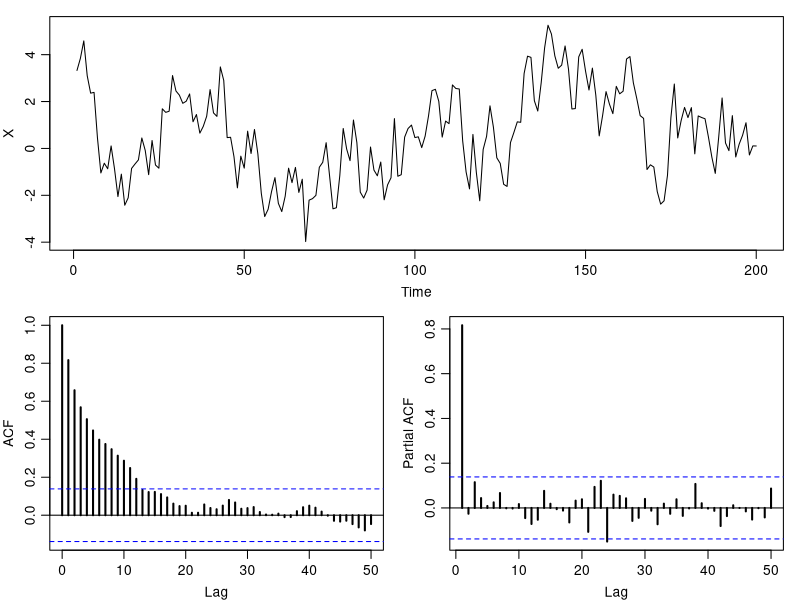
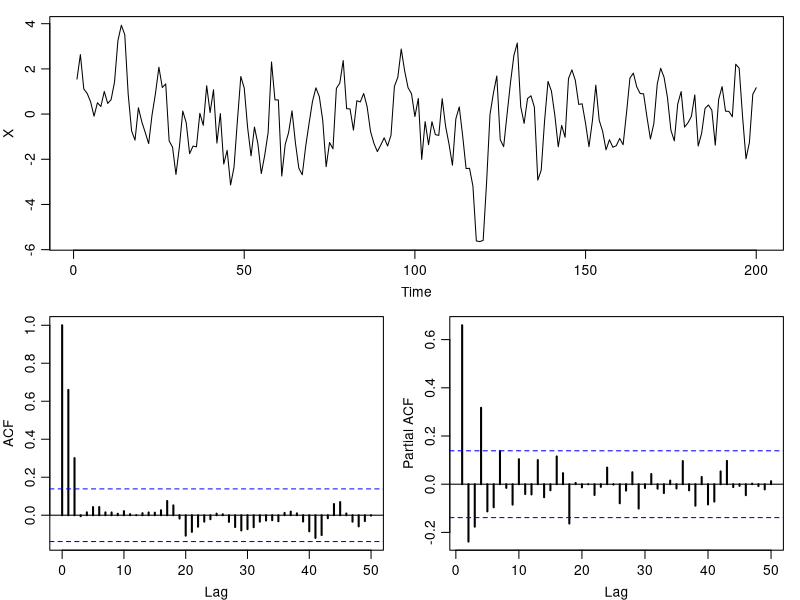
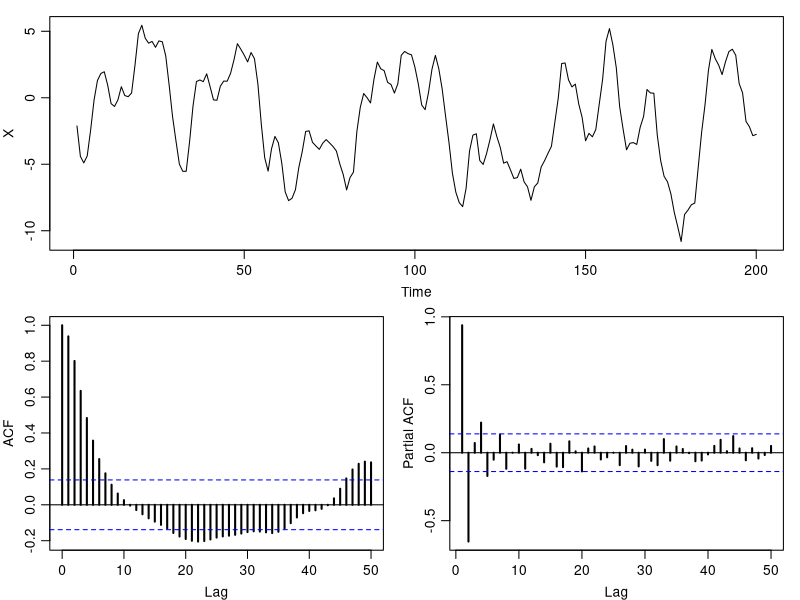
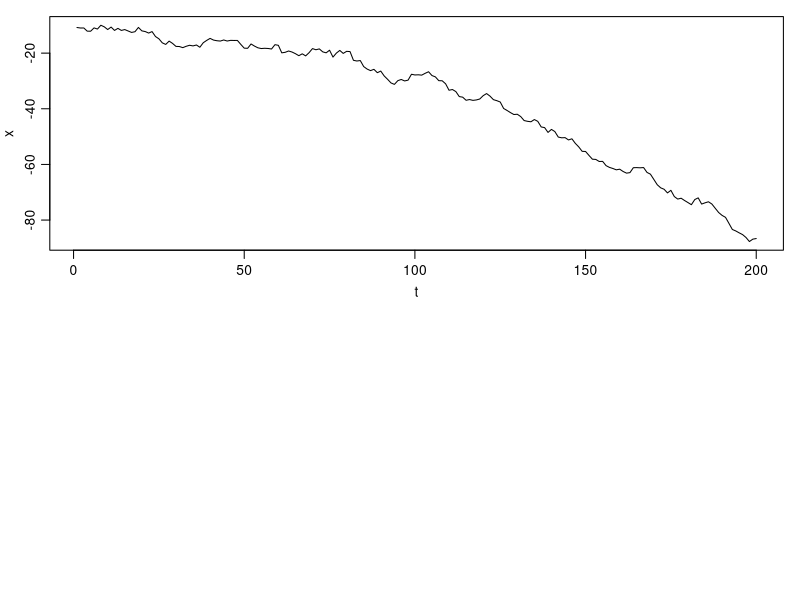

R code for these plots, in order:



## ---------------------------------------------------------------------------------------
# Write an ARMA simulation
n <- 200
y <- numeric(n)
# AR1: 
# (1 - phi1 * B) * Y_t = eps_t
# 



## ---------------------------------------------------------------------------------------
# Function for plot
plotit <- function(x){
  layout(rbind(1,2:3))
  par(mar=c(3,3,1,1), mgp=c(2, 0.7,0))
  plot(x, ylab="X")
  acf(x, lag.max=50, lwd=2)
  pacf(x, lag.max=50, lwd=2)
}


## ---------------------------------------------------------------------------------------
# AR(1)
n <- 200
plotit( arima.sim(model=list(ar=c(0.8)), n=n) )


## ---------------------------------------------------------------------------------------
# MA(2)
plotit( arima.sim(list(ma=c(0.9, 0.8)), n) )


## ---------------------------------------------------------------------------------------
# arma(1,2)
plotit( arima.sim(list(ar=c(0.8),ma=c(0.9, 0.8)), n) )


## ---------------------------------------------------------------------------------------
# A simulation function for ARMA simulation, use model as arima.sim, i.e. flip sign of phi (into ar) coefficients
sim <- function(model, n, nburnin=100){
  n <- n + nburnin
  # Take the ar and ma part
  ar <- model$ar
  ma <- model$ma
  # The order (i.e. the number of lags)
  p <- length(ar)
  q <- length(ma)
  # The vector for the simulation result
  y <- numeric(n)
  # Generate the random normal values
  eps <- rnorm(n)
  # Run the simulation
  for(i in (max(p,q)+1):n){
    y[i] <- eps[i] + sum(y[i-(1:p)] * ar) + sum(eps[i-(1:q)] * ma)
  }
  # Return without the burn-in period
  return(y[(nburnin+1):n])
}


## ---------------------------------------------------------------------------------------
# Test it by comparing
model <- list(ar=c(0.4), ma=c(0.2))
set.seed(12)
sim(model, 10, nburnin=100)
set.seed(12)
arima.sim(model, 10, n.start=100)

# Non-stationary process
# Do the simulation and plot
n <- 200
model <- list(ar=c(1.01))
#arima.sim(model, n)
x <- sim(model, n)
plot(x, type="l", ylab="x", xlab="t")


## ----include=FALSE----------------------------------------------------------------------
lagvec <- function(x, lag){
    if (lag > 0) {
        ## Lag x, i.e. delay x lag steps
        return(c(rep(NA, lag), x[1:(length(x) - lag)]))
    }else if(lag < 0) {
        ## Lag x, i.e. delay x lag steps
        return(c(x[(abs(lag) + 1):length(x)], rep(NA, abs(lag))))
    }else{
        ## lag = 0, return x
        return(x)
    }
}
lagdf <- function(x, lagseq) {
    ## Return a data.frame
    tmp <- as.data.frame(do.call("cbind", lapply(lagseq, function(lag){
        return(lagvec(x, lag))
    })))
    names(tmp) <- paste0("k",lagseq)
    return(tmp)
}


## ---------------------------------------------------------------------------------------
# Test it by comparing
model <- list(ar=c(0.4))
set.seed(12)
sim(model, 10, nburnin=100)
set.seed(12)
x <- arima.sim(model, 100)

X <- lagdf(x, 0:3)
summary(lm(k0 ~ k1, X))
summary(lm(k0 ~ k1 + k2, X))
summary(lm(k0 ~ k1 + k2 + k3, X))


